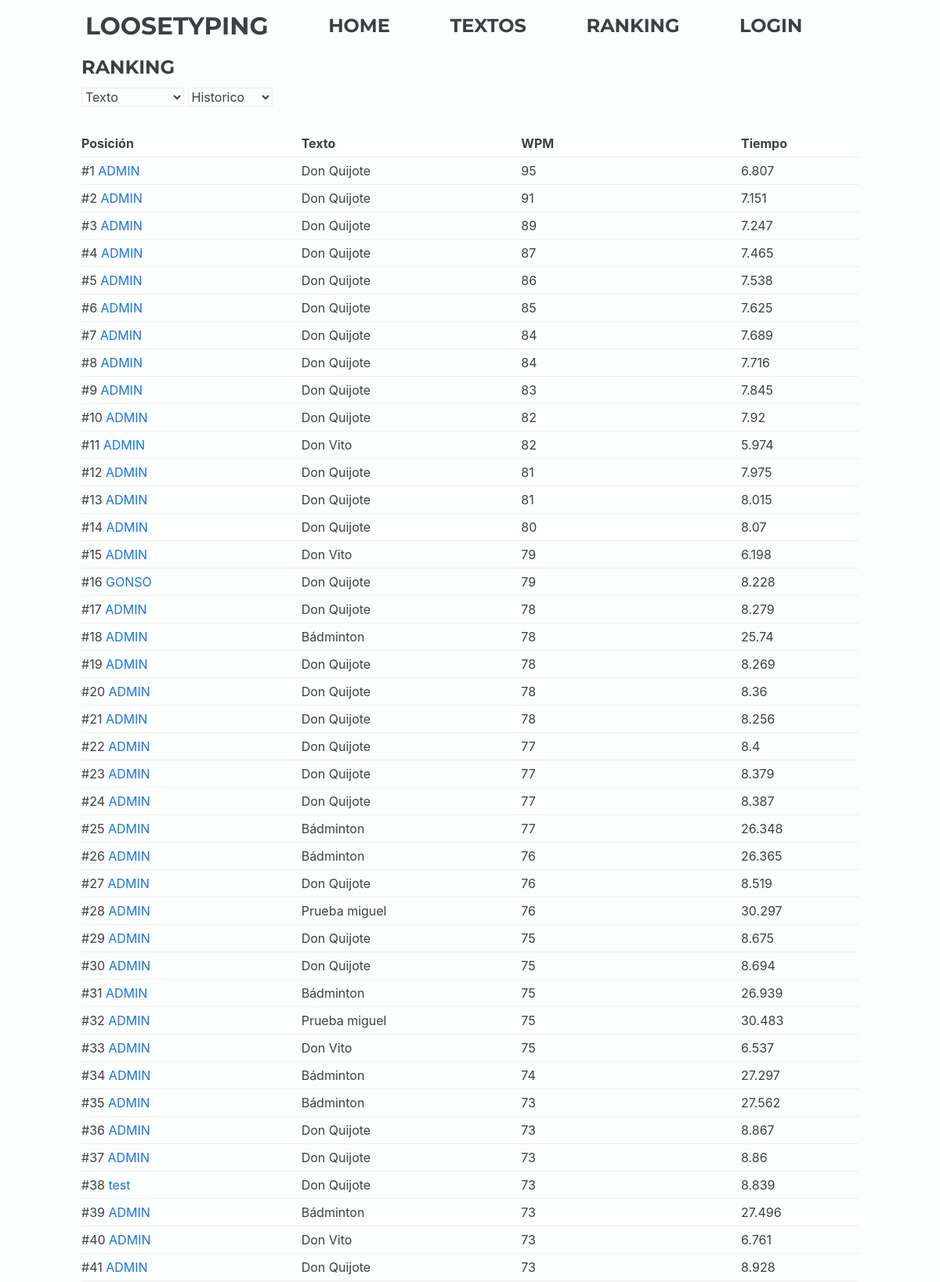
/views/ranking.php (upper part), run on the app's committed database.
### tables this page shows
CREATE TABLE `resoluciones` (
  `id` int(11) NOT NULL,
  `id_user` int(11) DEFAULT NULL,
  `id_text` int(11) DEFAULT NULL,
  `wpm_res` int(11) DEFAULT NULL,
  `tim_res` float DEFAULT NULL,
  `created_at` timestamp NOT NULL DEFAULT current_timestamp() ON UPDATE current_timestamp()
);

CREATE TABLE `usuarios` (
  `id` int(11) NOT NULL,
  `nom_user` varchar(50) DEFAULT NULL,
  `ema_user` varchar(60) DEFAULT NULL,
  `pas_user` varchar(200) DEFAULT NULL,
  `ava_user` varchar(100) DEFAULT 'ec ec-robot',
  `created_at` timestamp NOT NULL DEFAULT current_timestamp() ON UPDATE current_timestamp(),
  `per_user` int(11) DEFAULT NULL
);

CREATE TABLE `textos` (
  `id` int(11) NOT NULL,
  `tit_text` varchar(50) DEFAULT NULL,
  `txt_text` text DEFAULT NULL,
  `lang_text` varchar(50) DEFAULT NULL,
  `id_cat` int(11) DEFAULT NULL,
  `ori_text` varchar(150) DEFAULT NULL,
  `created_at` timestamp NOT NULL DEFAULT current_timestamp() ON UPDATE current_timestamp()
);

### public_html/private/model/dao/daoResolution.php (called while the page is built, shortened)
<?php
class DaoResolution
{
    public static function getRankedResolutions($text, $time)
    {
        $db = DbConnection::getInstance();
        $query = "select * from resoluciones ";
        if ($time=='all time') {
            $time="all";
        }
        $query.=" order by wpm_res desc limit 100;";
        $commit=$db->prepare($query);
        $commit->execute();
        $arr=$commit->fetchAll();
        return $arr;
    }
}

### public_html/private/model/dao/daoText.php (called while the page is built, shortened)
<?php
class DaoText
{
    public static function getById($id)
    {
        $db=  DbConnection::getInstance();
        $query="select * from textos where id='{$id}';";
        $result = $db->query($query)->fetch();
        return $result;
    }
}

### public_html/private/model/text.php (called while the page is built, shortened)
<?php
include_once('dao/daoText.php');
class Text
{
    private $titText;
    public function __construct($id="", $titText="", $txtText="", $lang="", $idCat="", $autorText="", $createdAt="")
    {
        $this->titText=$titText;
    }
    public function getTitText()
    {
        return $this->titText;
    }
    public static function getById($id)
    {
        $daoResult =DaoText::getById($id);
        $text = new Text($daoResult['id'], $daoResult['tit_text'], $daoResult['txt_text'], $daoResult['lang_text'], $daoResult['id_cat'], $daoResult['ori_text'], $daoResult['created_at']);
        return $text ;
    }
}

### public_html/private/model/dao/daoUser.php (called while the page is built, shortened)
<?php
class DaoUser
{
    public static function getById($id)
    {
        $db=  DbConnection::getInstance();
        $query="select * from usuarios where id='{$id}';";
        $result = $db->query($query)->fetch();
        return $result;
    }
}

### public_html/private/model/user.php (called while the page is built, shortened)
<?php
include_once("dao/daoUser.php");
class User
{
    private $id;
    private $name;
    private $avatar;
    public function __construct($id="", $name="", $email="", $password="", $avatar="", $createdAt="", $permisos="")
    {
        $this->id=$id;
        $this->name=$name;
        $this->avatar=$avatar;
    }
    public function getId()
    {
        return $this->id;
    }
    public function getName()
    {
        return $this->name;
    }
    public function getAvatar()
    {
        return $this->avatar;
    }
    public static function getById($id)
    {
        $daoResult =DaoUser::getById($id);
        $user = new User($daoResult['id'], $daoResult['nom_user'], $daoResult['ema_user'], $daoResult['pas_user'], $daoResult['ava_user'], $daoResult['created_at'], $daoResult['per_user']);
        return $user ;
    }
}

### public_html/private/model/resolution.php (the view, shortened to what this page needs)
<?php
include_once('dao/daoResolution.php');
class Resolution
{
    private $idUser;
    private $idText;
    private $wpmRes;
    private $timeRes;
    public function __construct($id="", $idUser="", $idText="", $wpmRes="", $timeRes="", $createdAt="")
    {
        $this->idUser=$idUser;
        $this->idText=$idText;
        $this->wpmRes=$wpmRes;
        $this->timeRes=$timeRes;
    }
    public function getIdUser()
    {
        return $this->idUser;
    }
    public function getIdText()
    {
        return $this->idText;
    }
    public static function getRankedResolutions($text, $time)
    {
        $daoResult = DaoResolution::getRankedResolutions($text, $time);
        $resolutions = array();
        foreach ($daoResult as $daoResolution) {
            array_push($resolutions, new Resolution($daoResolution['id'], $daoResolution['id_user'], $daoResolution['id_text'], $daoResolution['wpm_res'], $daoResolution['tim_res'], $daoResolution['created_at']));
        }
        return $resolutions;
    }
    public function imprimirRank($titText, $userName, $userId, $avatar, $position)
    {
        $html="";
        $html.="<div  class='record-row'>";
        $html.=" <div class='record-data'>#".$position .'  <a href="profile.php?id='.$userId.'">'.$userName. "<span class='".$avatar."'></span> </a>   </div>";
        $html.=" <div class='record-data'>".$titText."    </div>";
        $html.=" <div class='record-data'>".$this->wpmRes."    </div>";
        $html.=" <div class='record-data'>".$this->timeRes."    </div>";
        $html.="</div>";
        return $html;
    }
}

### public_html/views/ranking.php (shortened to what this page needs)
<?php
include_once('../private/model/resolution.php');
include_once('../private/model/text.php');
include_once('../private/model/user.php');
$maxWpmResolutions = Resolution::getRankedResolutions('any', 'all time');
?>
<!DOCTYPE html>
<html lang='es' dir='ltr'>
<head>
    <link rel="stylesheet" href="../css/reboot.css">
    <?php include "../includes/general-head.php" ?>
</head>
<body>
    <main>
        <?php include "../includes/nav.php" ?>
        <section>
            <h1><span class="ec ec-trophy"></span>
                RANKING
            </h1>
            <div class="record-options">
                <select onchange="getRanks()" name="texto">
                    <option value="any">Texto</option>
                </select>
                <select onchange="getRanks()" name="tiempo">
                    <option value="all">Historico</option>
                </select>
            </div>
            <div class="records">
                <div class="record-header">
                    <div class="record-data"><b>Posición</b></div>
                    <div class="record-data"><b>Texto</b></div>
                    <div class="record-data"><b>WPM</b></div>
                    <div class="record-data"><b>Tiempo</b></div>
                </div>
                <div id='ranked-res'>
                    <?php
                    $counter=1;
                     foreach ($maxWpmResolutions as $resolution) {
                         $text=Text::getById($resolution->getIdText());
                         $user=User::getById($resolution->getIdUser());
                         echo $resolution->imprimirRank($text->getTitText(), $user->getName(), $user->getId(), $user->getAvatar(), $counter);
                         $counter++;
                     }
 ?>
                </div>
            </div>
        </section>
    </main>
</body>
</html>

### public_html/css/reboot.css (style rules this page uses)
*, *::before, *::after { box-sizing: border-box; }
html { font-family: sans-serif; line-height: 1.15; -webkit-text-size-adjust: 100%; -ms-text-size-adjust: 100%; -ms-overflow-style: scrollbar; -webkit-tap-highlight-color: transparent; }
article, aside, dialog, figcaption, figure, footer, header, hgroup, main, nav, section { display: block; }
body { margin: 0; font-family: -apple-system, BlinkMacSystemFont, "Segoe UI", Roboto, "Helvetica Neue", Arial, sans-serif, "Apple Color Emoji", "Segoe UI Emoji", "Segoe UI Symbol"; font-size: 1rem; font-weight: normal; line-height: 1.5; color: #212529; text-align: left; background-color: #fff; }
h1, h2, h3, h4, h5, h6 { margin-top: 0; margin-bottom: 0.5rem; }
b, strong { font-weight: bolder; }
a { color: #007bff; text-decoration: none; background-color: transparent; -webkit-text-decoration-skip: objects; }
a, area, button, [role="button"], input:not([type="range"]), label, select, summary, textarea { -ms-touch-action: manipulation; touch-action: manipulation; }
input, button, select, optgroup, textarea { margin: 0; font-family: inherit; font-size: inherit; line-height: inherit; }
button, select { text-transform: none; }

### public_html/css/general.css (style rules this page uses)
* { color: #3c4043; }
body { background-color: #fdfefe; }
h1, h2, h3, h4 { font-family: "Montserrat", sans-serif; font-weight: bold; color: #3c4043; }
a:link { color: #1a73e8; }
section { max-width: 992px; margin: 0 auto; padding: 30px 3 3 3; min-height: 85vh; }
select { border: 1px solid #eee; background-color: #fdfefe; }
.record-header { margin: 30px 0 0 0; border-bottom: 1px solid #eee; padding: 5px 0; display: flex; justify-content: space-between; }
.record-row, .user-div { border-bottom: 1px solid #eee; padding: 5px 0; display: flex; justify-content: space-between; }
.record-data { width: 150px; }

### public_html/css/darkmode.css (style rules this page uses)
* { color: #fdfefe; }
body { background-color: #3c4043; }
h1, h2, h3, h4, p, span { color: #fdfefe; }
a:link { color: #fdfefe; font-weight: 600; }
select { border: 1px solid #707b7c; background-color: #3c4043; }

### data on the page
resoluciones: position "1", id_user.nom_user "ADMIN", id_text.tit_text "Don Quijote", wpm_res "95", tim_res "6.807"
resoluciones: position "2", id_user.nom_user "ADMIN", id_text.tit_text "Don Quijote", wpm_res "91", tim_res "7.151"
resoluciones: position "3", id_user.nom_user "ADMIN", id_text.tit_text "Don Quijote", wpm_res "89", tim_res "7.247"
resoluciones: position "4", id_user.nom_user "ADMIN", id_text.tit_text "Don Quijote", wpm_res "87", tim_res "7.465"
resoluciones: position "5", id_user.nom_user "ADMIN", id_text.tit_text "Don Quijote", wpm_res "86", tim_res "7.538"
resoluciones: position "6", id_user.nom_user "ADMIN", id_text.tit_text "Don Quijote", wpm_res "85", tim_res "7.625"
resoluciones: position "7", id_user.nom_user "ADMIN", id_text.tit_text "Don Quijote", wpm_res "84", tim_res "7.689"
resoluciones: position "8", id_user.nom_user "ADMIN", id_text.tit_text "Don Quijote", wpm_res "84", tim_res "7.716"
resoluciones: position "9", id_user.nom_user "ADMIN", id_text.tit_text "Don Quijote", wpm_res "83", tim_res "7.845"
resoluciones: position "10", id_user.nom_user "ADMIN", id_text.tit_text "Don Quijote", wpm_res "82", tim_res "7.92"
resoluciones: position "11", id_user.nom_user "ADMIN", id_text.tit_text "Don Vito", wpm_res "82", tim_res "5.974"
resoluciones: position "12", id_user.nom_user "ADMIN", id_text.tit_text "Don Quijote", wpm_res "81", tim_res "7.975"
resoluciones: position "13", id_user.nom_user "ADMIN", id_text.tit_text "Don Quijote", wpm_res "81", tim_res "8.015"
resoluciones: position "14", id_user.nom_user "ADMIN", id_text.tit_text "Don Quijote", wpm_res "80", tim_res "8.07"
resoluciones: position "15", id_user.nom_user "ADMIN", id_text.tit_text "Don Vito", wpm_res "79", tim_res "6.198"
resoluciones: position "16", id_user.nom_user "GONSO", id_text.tit_text "Don Quijote", wpm_res "79", tim_res "8.228"
resoluciones: position "17", id_user.nom_user "ADMIN", id_text.tit_text "Don Quijote", wpm_res "78", tim_res "8.279"
resoluciones: position "18", id_user.nom_user "ADMIN", id_text.tit_text "Bádminton", wpm_res "78", tim_res "25.74"
resoluciones: position "19", id_user.nom_user "ADMIN", id_text.tit_text "Don Quijote", wpm_res "78", tim_res "8.269"
resoluciones: position "20", id_user.nom_user "ADMIN", id_text.tit_text "Don Quijote", wpm_res "78", tim_res "8.36"
resoluciones: position "21", id_user.nom_user "ADMIN", id_text.tit_text "Don Quijote", wpm_res "78", tim_res "8.256"
resoluciones: position "22", id_user.nom_user "ADMIN", id_text.tit_text "Don Quijote", wpm_res "77", tim_res "8.4"
resoluciones: position "23", id_user.nom_user "ADMIN", id_text.tit_text "Don Quijote", wpm_res "77", tim_res "8.379"
resoluciones: position "24", id_user.nom_user "ADMIN", id_text.tit_text "Don Quijote", wpm_res "77", tim_res "8.387"
resoluciones: position "25", id_user.nom_user "ADMIN", id_text.tit_text "Bádminton", wpm_res "77", tim_res "26.348"
resoluciones: position "26", id_user.nom_user "ADMIN", id_text.tit_text "Bádminton", wpm_res "76", tim_res "26.365"
resoluciones: position "27", id_user.nom_user "ADMIN", id_text.tit_text "Don Quijote", wpm_res "76", tim_res "8.519"
resoluciones: position "28", id_user.nom_user "ADMIN", id_text.tit_text "Prueba miguel", wpm_res "76", tim_res "30.297"
resoluciones: position "29", id_user.nom_user "ADMIN", id_text.tit_text "Don Quijote", wpm_res "75", tim_res "8.675"
resoluciones: position "30", id_user.nom_user "ADMIN", id_text.tit_text "Don Quijote", wpm_res "75", tim_res "8.694"
resoluciones: position "31", id_user.nom_user "ADMIN", id_text.tit_text "Bádminton", wpm_res "75", tim_res "26.939"
resoluciones: position "32", id_user.nom_user "ADMIN", id_text.tit_text "Prueba miguel", wpm_res "75", tim_res "30.483"
resoluciones: position "33", id_user.nom_user "ADMIN", id_text.tit_text "Don Vito", wpm_res "75", tim_res "6.537"
resoluciones: position "34", id_user.nom_user "ADMIN", id_text.tit_text "Bádminton", wpm_res "74", tim_res "27.297"
resoluciones: position "35", id_user.nom_user "ADMIN", id_text.tit_text "Bádminton", wpm_res "73", tim_res "27.562"
resoluciones: position "36", id_user.nom_user "ADMIN", id_text.tit_text "Don Quijote", wpm_res "73", tim_res "8.867"
resoluciones: position "37", id_user.nom_user "ADMIN", id_text.tit_text "Don Quijote", wpm_res "73", tim_res "8.86"
resoluciones: position "38", id_user.nom_user "test", id_text.tit_text "Don Quijote", wpm_res "73", tim_res "8.839"
resoluciones: position "39", id_user.nom_user "ADMIN", id_text.tit_text "Bádminton", wpm_res "73", tim_res "27.496"
resoluciones: position "40", id_user.nom_user "ADMIN", id_text.tit_text "Don Vito", wpm_res "73", tim_res "6.761"
resoluciones: position "41", id_user.nom_user "ADMIN", id_text.tit_text "Don Quijote", wpm_res "73", tim_res "8.928"
